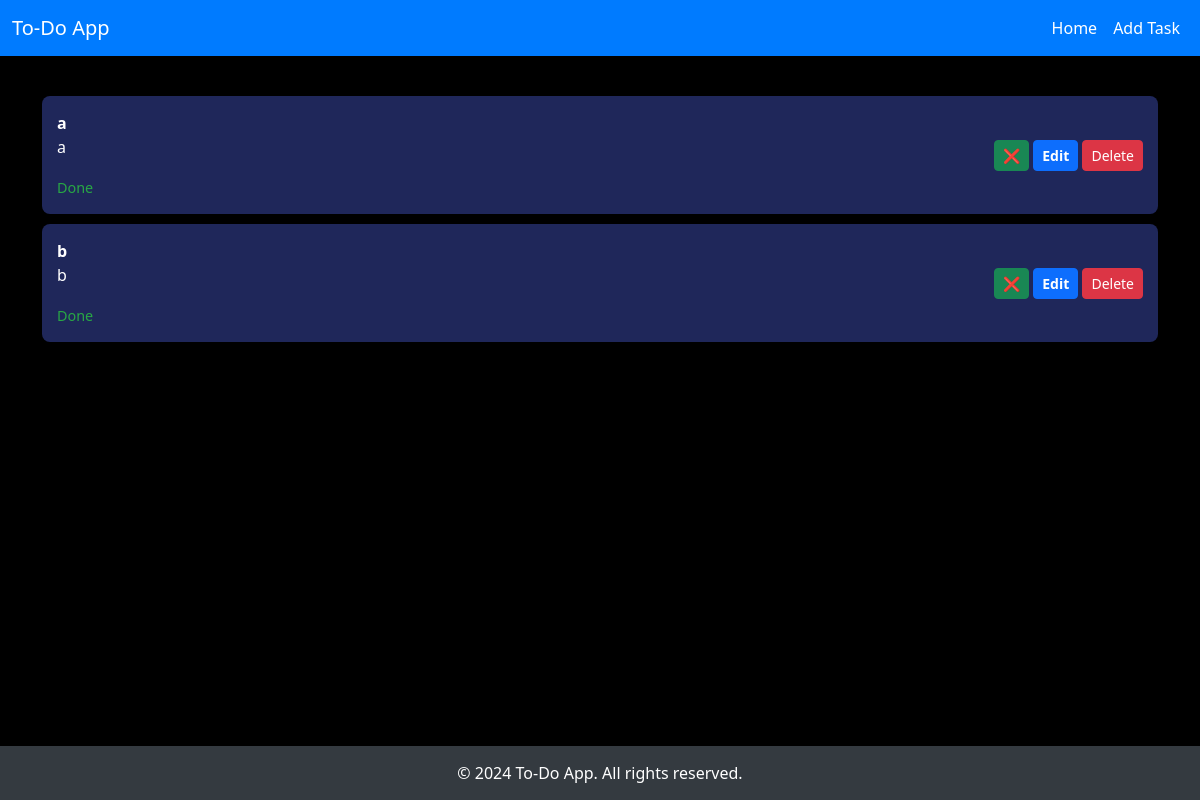
Before: / with the older database file.
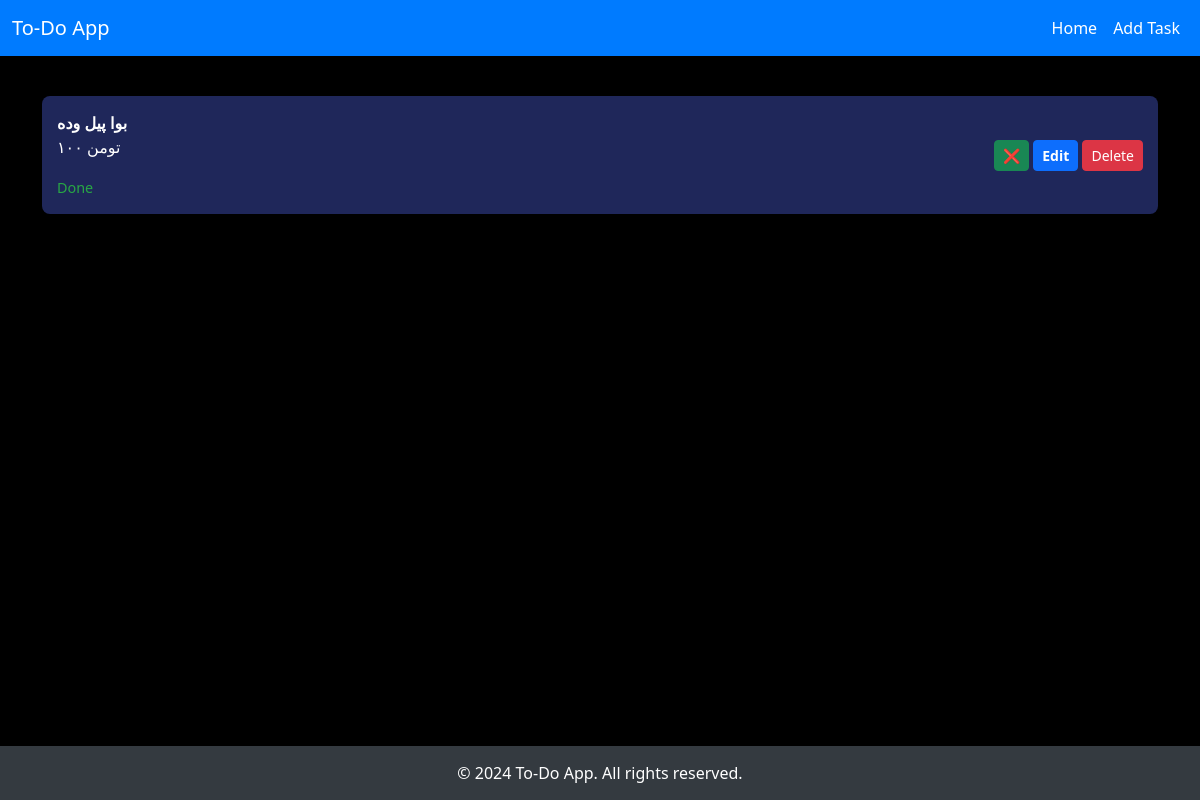
After: the same page with the newer database file.
### app.py (models this page shows)
class TaskData(db.Model):
    id = db.Column(db.Integer , primary_key=True)
    title = db.Column(db.String(30))
    task = db.Column(db.Text())
    done = db.Column(db.Boolean() , default=False)

### app.py (the view)
@app.route('/' , methods=["GET" , "POST"])
def home():
    tasks = TaskData.query.all()
    return render_template("home.html", tasks=tasks)

### templates/home.html (shortened to what this page needs)
{% extends "base.html" %}
{% block content %}
    <div class="task-list">
        {% for task in tasks %}
            <div class="task-item d-flex justify-content-between align-items-center">
                <div>
                    <a href="{{ url_for('edit_session', id=task.id) }}">{{ task.title }}</a>
                    <p>{{ task.task }}</p>
                    <span class="task-status {% if task.done %}done{% else %}not-done{% endif %}">
                        {% if task.done %}
                            Done
                        {% else %}
                            Not Done
                        {% endif %}
                    </span>
                </div>
                <div>
                    {% if task.done %}
                        <a href="{{ url_for('undone', id=task.id) }}" class="btn btn-success btn-sm">❌</a>
                    {% else %}
                        <a href="{{ url_for('done', id=task.id) }}" class="btn btn-danger btn-sm">Done</a>
                    {% endif %}
                    <a href="{{ url_for('edit_session', id=task.id) }}" class="btn btn-primary btn-sm">Edit</a>
                    <form action="{{ url_for('delete', id=task.id) }}" method="post" style="display:inline;">
                        <button type="submit" class="btn btn-danger btn-sm" onclick="return confirm('Are you sure you want to delete this task?');">Delete</button>
                    </form>
                </div>
            </div>
        {% endfor %}
    </div>
{% endblock %}

### templates/base.html (shortened to what this page needs)
<!DOCTYPE html>
<html lang="en">
<head>
    <link href="https://cdn.jsdelivr.net/npm/bootstrap@5.3.0-alpha1/dist/css/bootstrap.min.css" rel="stylesheet">
</head>
<body>
    <nav class="navbar navbar-expand-lg navbar-dark">
        <div class="container-fluid">
            <a class="navbar-brand" href="#">To-Do App</a>
            <div class="collapse navbar-collapse" id="navbarNav">
                <ul class="navbar-nav ms-auto">
                    <li class="nav-item">
                        <a class="nav-link" href="{{ url_for('home') }}">Home</a>
                    </li>
                    <li class="nav-item">
                        <a class="nav-link" href="{{ url_for('add') }}">Add Task</a>
                    </li>
                </ul>
            </div>
        </div>
    </nav>
    <div class="container">
        {% block content %}{% endblock %}
    </div>
    <footer>
        <p>&copy; 2024 To-Do App. All rights reserved.</p>
    </footer>
</body>
</html>

### templates/base.html (style rules this page uses)
.navbar { background-color: #007bff; }
.navbar-brand, .nav-link { color: #fff !important; }
.container { margin-top: 40px; }
footer { background-color: #343a40; color: #fff; padding: 15px 0; position: fixed; bottom: 0; width: 100%; }
footer p { margin: 0; text-align: center; }
.task-item { padding: 15px; margin-bottom: 10px; border-radius: 8px; background-color: #1f275a; box-shadow: 0 2px 5px rgba(0, 0, 0, 0.1); }
.task-item a { font-weight: bold; color: #fff; text-decoration: none; }
.task-status { font-size: 0.9em; }
.task-status.done { color: #28a745; }
body { background-color: black; color: white; }

Changed rows visible on the page:
removed TaskData: title "b", task "b", done "Done"
changed TaskData: title "a" → "بوا پیل وده"; task "a" → "۱۰۰ تومن"
